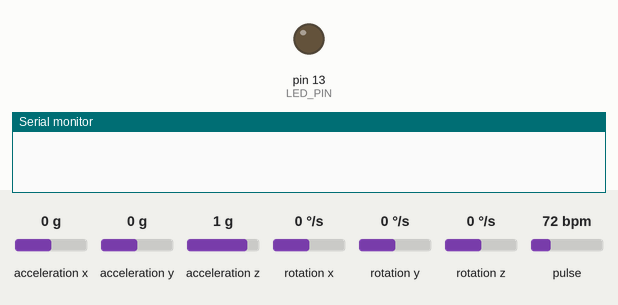
Simulated run of this sketch. Board: Arduino Mega 2560, built with avr-gcc and run on an emulated ATmega2560. Shown: output pins drawn as LEDs (lit = HIGH), the last lines printed to the serial monitor. Dashed ring = blinking. The test bench sets the inputs (shaded band); at power-on: acceleration z 1 g, acceleration x 0 g, acceleration y 0 g, rotation x 0 °/s, rotation y 0 °/s, rotation z 0 °/s, pulse 72 bpm.

Above: at 0.0 s.
1.3 s: acceleration z set to 0 g
At 2.12 s:
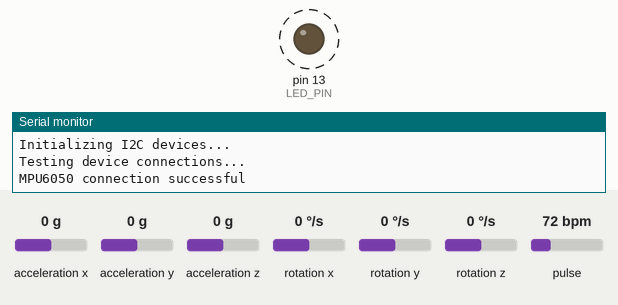
4.3 s: acceleration x set to -1.4 g
Timing chart, 0 to 14.3 s (numbered marks = the images above; inputs shaded):
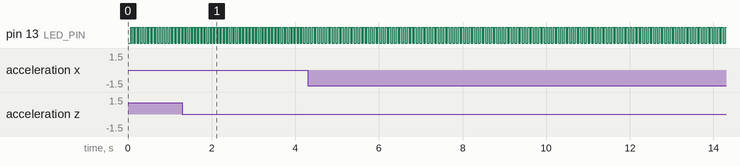

Measured:
- by itself, pin 13 (LED_PIN): alternates HIGH for 0.04 s and LOW for 0.04 s

The sketch:

Example1_Basic_Readings.ino
```cpp
#include <Wire.h>
#include "MAX30105.h"
#include "heartRate.h"
#include "I2Cdev.h"
#include "MPU6050.h"
#if I2CDEV_IMPLEMENTATION == I2CDEV_ARDUINO_WIRE
    #include "Wire.h"
#endif

MAX30105 particleSensor;

const byte RATE_SIZE = 10; //Increase this for more averaging. 4 is good.
byte rates[RATE_SIZE]; //Array of heart rates
byte rateSpot = 0;
long lastBeat = 0; //Time at which the last beat occurred


MPU6050 accelgyro;
int16_t ax, ay, az;
int16_t gx, gy, gz;
float beatsPerMinute;
int beatAvg;
#define OUTPUT_READABLE_ACCELGYRO
#define LED_PIN 13
bool blinkState = false;
#define debug Serial //Uncomment this line if you're using an Uno or ESP
//#define debug SerialUSB //Uncomment this line if you're using a SAMD21
#define BAUD_RATE 9600
boolean newData = false;
const byte numChars = 32;
//byte receivedChars[numChars];
//byte tempChars[numChars];
//byte messageFromPC[numChars] = {0};
char startMarker = '<';
char endMarker = '>';

void setup()
{
  #if I2CDEV_IMPLEMENTATION == I2CDEV_ARDUINO_WIRE
      Wire.begin();
  #elif I2CDEV_IMPLEMENTATION == I2CDEV_BUILTIN_FASTWIRE
      Fastwire::setup(400, true);
  #endif
  Serial.begin(BAUD_RATE);
  Serial3.begin(BAUD_RATE);
  Serial3.println("ready!");
  Serial.println("MAX30105 Basic Readings Example");
  Serial.println("Initializing I2C devices...");
  accelgyro.initialize();
  Serial.println("Testing device connections...");
  Serial.println(accelgyro.testConnection() ? "MPU6050 connection successful" : "MPU6050 connection failed");

  //Initialize sensor
  if (particleSensor.begin() == false)
  {
    debug.println("MAX30105 was not found. Please check wiring/power. ");
    while (1);
  }

  particleSensor.setup(); //Configure sensor. Use 6.4mA for LED drive
  particleSensor.setPulseAmplitudeRed(0x0A); //Turn Red LED to low to indicate sensor is running
  particleSensor.setPulseAmplitudeGreen(0); //Turn off Green LED
  pinMode(LED_PIN, OUTPUT);
}

void loop()
{
   accelgyro.getMotion6(&ax, &ay, &az, &gx, &gy, &gz);

    // these methods (and a few others) are also available
    accelgyro.getAcceleration(&ax, &ay, &az);
    //accelgyro.getRotation(&gx, &gy, &gz);
    //Serial3.print("we are sending data. \n");
    #ifdef OUTPUT_READABLE_ACCELGYRO
        // display tab-separated accel/gyro x/y/z values
        Serial3.print("<");
        Serial3.print("a");
        Serial3.print(",");
        Serial3.print(ax);
        Serial3.print(",");
        Serial3.print(ay);
        Serial3.print(",");
        Serial3.print(az);
//        Serial3.print(gx); Serial3.print(" gy:");
//        Serial3.print(gy); Serial3.print(" gz:");
//        Serial3.println(gz);
        Serial3.print(">");
        Serial3.print("\n");
    #endif

    // blink LED to indicate activity
    blinkState = !blinkState;
    digitalWrite(LED_PIN, blinkState);
    char recvChar;
    //int red = particleSensor.getRed();
    int irValue = particleSensor.getIR();
    //int green = particleSensor.getGreen();
    Serial3.print(startMarker);
    Serial3.print("s");
    Serial3.print(",");
    Serial3.print(irValue);
    Serial3.print(",");
    if (checkForBeat(irValue) == true)
    {
      //We sensed a beat!
      long delta = millis() - lastBeat;
      lastBeat = millis();

      beatsPerMinute = 60 / (delta / 1000.0);

      if (beatsPerMinute < 255 && beatsPerMinute > 20)
      {
        rates[rateSpot++] = (byte)beatsPerMinute; //Store this reading in the array
        rateSpot %= RATE_SIZE; //Wrap variable

        //Take average of readings
        beatAvg = 0;
        for (byte x = 0 ; x < RATE_SIZE ; x++)
          beatAvg += rates[x];
        beatAvg /= RATE_SIZE;
      }
    }
    Serial3.print(beatsPerMinute);
    Serial3.print(",");
    Serial3.print(beatAvg);
    Serial3.print(endMarker);
    Serial3.print("\n");

   if (irValue < 50000){
      Serial3.print(-1);
      Serial3.print(",");
      Serial3.print(-1);
      Serial3.print(endMarker);
      Serial3.print("\n");
  }
    if(Serial.available()){//check if there's any data sent from the local serial terminal, you can add the other applications here
        //Serial3.println("we are connected to bluetooth");
        recvChar = Serial.read();
        Serial.print("This is the data from comp:");
        Serial.println(recvChar);
    }
    if (Serial3.available()) {
          Serial.write(Serial3.read());
    }
}
```
